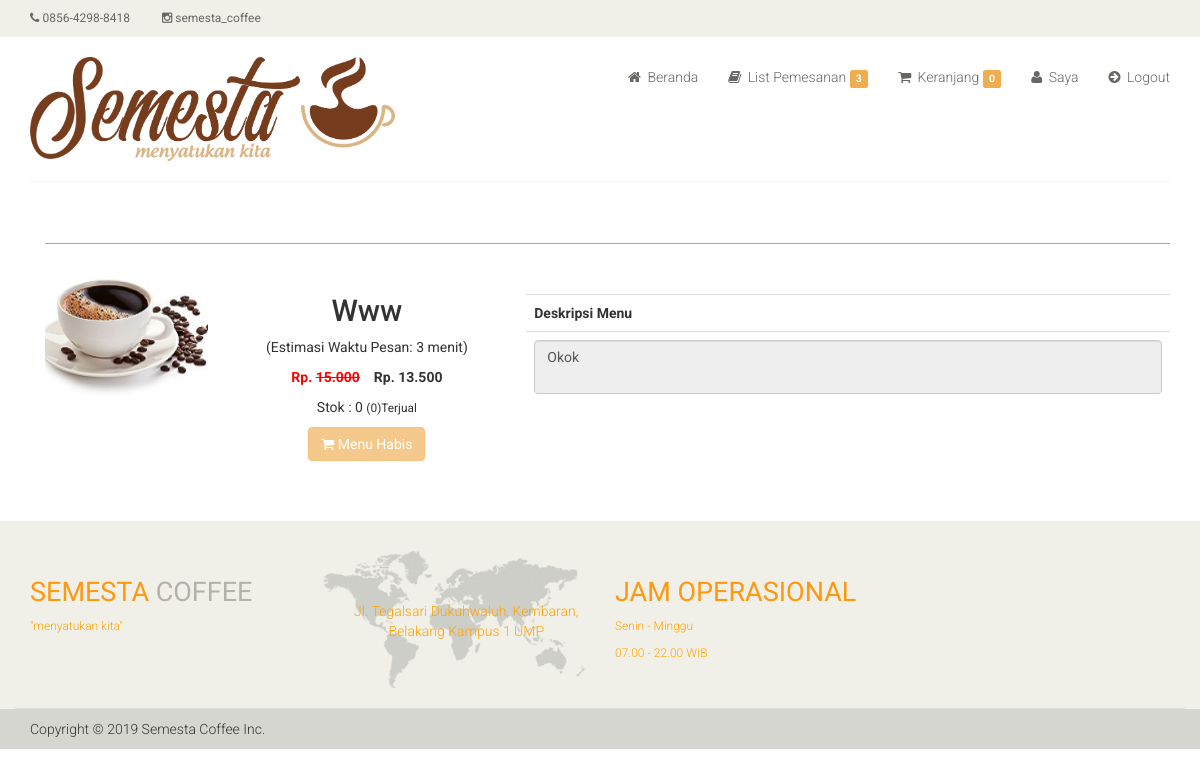
/ee11cbb19052e40b07aac0ca060c23ee/index.php?i=detail-barang&id=35 (signed in), run on an earlier commit of the app's database.
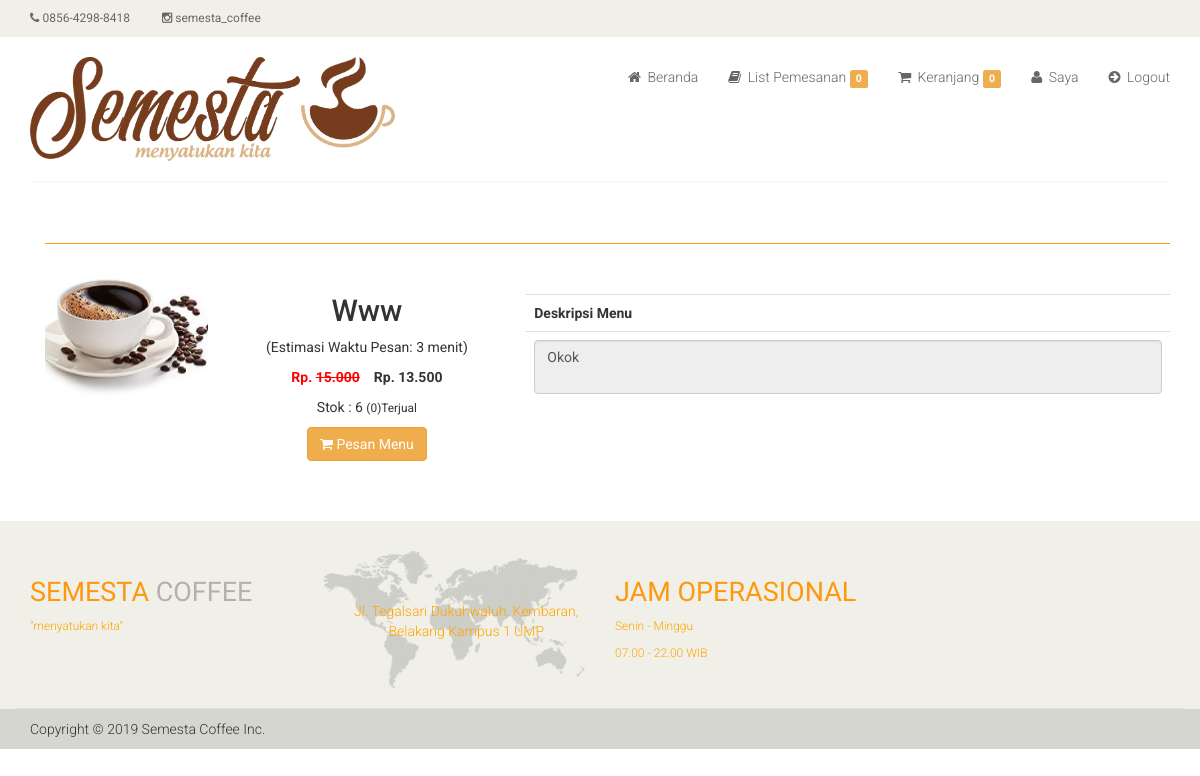
And on a later commit of the database.
### tables this page shows
CREATE TABLE `m_barang` (
  `brg_id` int(11) NOT NULL AUTO_INCREMENT,
  `judul` varchar(100) NOT NULL,
  `estimasi_menu` varchar(255) NOT NULL,
  `penerbit_id` int(11) DEFAULT NULL,
  `thn_terbit` varchar(100) DEFAULT NULL,
  `kota_terbit` varchar(100) DEFAULT NULL,
  `stok` int(11) NOT NULL,
  `jenis_id` int(11) DEFAULT NULL,
  `kategori_id` int(11) NOT NULL,
  `kategoriacc_id` int(11) DEFAULT NULL,
  `penulis_id` int(11) DEFAULT NULL,
  `harga_beli` int(11) NOT NULL,
  `harga_jual` int(11) NOT NULL,
  `jml_terjual` int(11) NOT NULL,
  `diskon` double(8,2) NOT NULL,
  `berat` double(8,2) DEFAULT NULL,
  `jml_halaman` int(11) DEFAULT NULL,
  `image` varchar(100) NOT NULL,
  `deskripsi` varchar(1000) NOT NULL,
  PRIMARY KEY (`brg_id`)
);

### functions.php (called while the page is built, shortened)
<?php
function getRealIpAddr()
{
    if (!empty($_SERVER['HTTP_CLIENT_IP'])) {
        $ip = $_SERVER['HTTP_CLIENT_IP'];
    } elseif (!empty($_SERVER['HTTP_X_FORWARDED_FOR'])) {
        $ip = $_SERVER['HTTP_X_FORWARDED_FOR'];
    } else {
        $ip = $_SERVER['REMOTE_ADDR'];
    }
    return $ip;
}

### ee11cbb19052e40b07aac0ca060c23ee/dtl_barang.php (the view, shortened to what the changed rows need)
<section>
	<div class="container">
		<div class="row">
			<?php
			$sbuku = mysqli_query($koneksi, "SELECT * FROM m_barang a
								  			 LEFT OUTER JOIN l_kategori b on a.kategori_id = b.kategori_id
								  			 LEFT OUTER JOIN l_penerbit c on a.penerbit_id = c.penerbit_id
								  			 LEFT OUTER JOIN l_penulis d on a.penulis_id = d.penulis_id
											 WHERE brg_id = '$_GET[id]'");
			$hbuku = mysqli_fetch_array($sbuku);
			?>
			<div class="col-sm-12 padding-right">
				<div class="category-tab">
					<div class="col-sm-12">
						<ul class="nav nav-tabs">
						</ul>
					</div>
					<div class="tab-content">
						<div class="tab-pane fade active in">
							<div class="col-sm-2">
								<div class="">
									<div class="single-products">
										<div class="productinfo text-right">
											<img class="img img-responsive" src="../<?php echo md5('admin') ?>/dist/img/buku/<?php echo $hbuku['image'] ?>" style="align-content: center;" />
										</div>
									</div>
								</div>
							</div>
							<div class="col-sm-3">
								<div class="">
									<div class="single-products">
										<div class="text-center">
											<h2><?php echo $hbuku['judul'] ?></h2>
											<p>(Estimasi Waktu Pesan: <?php echo $hbuku['estimasi_menu'] ?> menit)</p>
											<?php
											$diskon = $hbuku['diskon'] / 100;
											if ($diskon > 0) {
												$harga = $hbuku['harga_jual'] * $diskon;
												$hrg = $hbuku['harga_jual'] - $harga;
												?>
												<font style="color:red"><b>Rp. <strike><?php echo number_format($hbuku['harga_jual'], 0, ",", ".") ?></strike></b></font>
												<font>&nbsp;&nbsp;</font>
												<font><b> Rp. <?php echo number_format($hrg, 0, ",", ".") ?></b></font>
											<?php
											} else {
												?>
												<p><b>Rp. <?php echo number_format($hbuku['harga_jual'], 0, ",", ".") ?></b></p>
											<?php
											}
											?>
											<p>Stok : <?php echo $hbuku['stok'] ?> <small>(<?php echo $hbuku['jml_terjual'] ?>)Terjual</small></p>
											<a href="?i=<?php echo md5('beli') ?>&idbrg=<?php echo $hbuku['brg_id'] ?>" class="btn btn-warning" <?php if ($hbuku['stok'] == 0) {
																																					echo "disabled";
																																				} else {
																																					echo "";
																																				} ?>><i class="fa fa-shopping-cart"></i>
												<?php if ($hbuku['stok'] == 0) {
													echo "Menu Habis";
												} else {
													echo "Pesan Menu";
												} ?> </a>
										</div><br />
									</div>
								</div>
							</div>
							<div class="col-sm-7">
								<div class="">
									<div class="single-products">
										<div class="table-responsive">
											<table class="table">
												<tr>
													<th>Deskripsi Menu</th>
												</tr>
												<tr>
													<td>
														<textarea class="form-control" readonly><?php echo $hbuku['deskripsi'] ?></textarea>
													</td>
												</tr>
											</table>
										</div>
									</div>
								</div>
							</div>
						</div>
					</div>
				</div>
			</div>
		</div>
	</div>
</section><br /><br />

### ee11cbb19052e40b07aac0ca060c23ee/index.php (shortened to what the changed rows need)
<?php
require_once("../functions.php");
if (empty($_SESSION['id'])) {
	?>
	<script>
		// window.location = "../";
		// alert("Silahkan Login Terlebih Dahulu!!!");
		Swal.fire({
			title: 'Silahkan login dulu yaa kak,',
			animation: false,
			customClass: {
				popup: 'animated tada'
			},
			text: "",
			type: 'warning',
			showCancelButton: false,
			confirmButtonColor: '#FFA500',
			confirmButtonText: 'Yaa, login'
		}).then((result) => {
			if (result.value) {
				window.location = "../";
			}
		})
	</script>
	<?php
	} else {
		$a = mysqli_query($koneksi, "SELECT * FROM m_user WHERE user_id = '$_SESSION[id]'");
		$h = mysqli_fetch_array($a);
		if ($h['level_id'] != 2) {
			header("Location: ../login_val.php?lv=$h[level_id]");
		} else {
			?>
		<!DOCTYPE html>
		<html lang="en">
		<head>
			<link href="../css/bootstrap.min.css" rel="stylesheet">
			<link href="../css/font-awesome.min.css" rel="stylesheet">
			<link href="../css/prettyPhoto.css" rel="stylesheet">
			<link href="../css/price-range.css" rel="stylesheet">
			<link href="../css/animate.css" rel="stylesheet">
			<link href="../css/main.css" rel="stylesheet">
			<link href="../css/responsive.css" rel="stylesheet">
		</head>
		<body>
			<header id="header">
				<div class="header_top">
					<div class="container">
						<div class="row">
							<div class="col-sm-6">
								<div class="contactinfo">
									<ul class="nav nav-pills">
										<li><a href="#"><i class="fa fa-phone"></i> 0856-4298-8418</a></li>
										<li><a href="https://www.instagram.com/semesta_coffee/" target="_blank"><i class="fa fa-instagram"></i> semesta_coffee</a></li>
									</ul>
								</div>
							</div>
						</div>
					</div>
				</div>
				<div class="header-middle">
					<div class="container">
						<div class="row">
							<div class="col-sm-4">
								<div class="logo pull-left">
									<a href="?i="><img class="img img-responsive" src="../images/logo_header.png" width="390" height="95"></a>
								</div>
							</div>
							<div class="col-sm-8">
								<div class="shop-menu pull-right">
									<ul class="nav navbar-nav">
										<?php
												$sker = mysqli_query($koneksi, "SELECT * FROM t_keranjang WHERE user_id = '$_SESSION[id]' AND ip  = '" . getRealIpAddr() . "'  and pemesanan_id = 1");
												$nker = mysqli_num_rows($sker);
												$sker1 = mysqli_query($koneksi, "SELECT * FROM t_pemesanan a WHERE a.status_id < '5' AND a.user_id = '$_SESSION[id]'");
												$nker1 = mysqli_num_rows($sker1);
												?>
										<li><a href="?i=beranda"><i class="fa fa-home"></i> Beranda</a></li>
										<li><a href="?i=list_pemesanan"><i class="fa fa-book"></i> List Pemesanan
												<span class="label label-warning"><?php echo $nker1 ?></span></a></li>
										<li><a href="?i=keranjang"><i class="fa fa-shopping-cart"></i> Keranjang
												<span class="label label-warning"><?php echo $nker ?></span></a></li>
										<li><a href="?i=saya"><i class="fa fa-user"></i> Saya</a></li>
										<li><a href="../logout.php"><i class="fa  fa-arrow-circle-right"></i> Logout</a></li>
									</ul>
								</div>
							</div>
						</div>
					</div>
				</div>
				<div class="header-bottom">
					<div class="container">
						<div class="row">
							<div class="col-sm-9">
							</div>
							<div class="col-sm-3">
							</div>
						</div>
					</div>
				</div>
			</header>
			<?php
					switch ($_GET['i']) {
						case 'detail-barang':
							require_once('dtl_barang.php');
							break;
							?>
				<?php
					}
					?>
				<footer id="footer">
					<div class="footer-top">
						<div class="container">
							<div class="row">
								<div class="col-sm-3">
									<div class="companyinfo">
										<h2><span>Semesta</span> Coffee</h2>
										<p style="color: orange;">"menyatukan kita"</p>
									</div>
								</div>
								<div class="col-sm-3">
									<div class="address">
										<img src="../images/home/map.png" alt="" />
										<p style="text-align:center; color: orange;">Jl. Tegalsari Dukuhwaluh, Kembaran, Belakang Kampus 1 UMP</p>
									</div>
								</div>
								<div class="col-sm-3">
									<div class="companyinfo">
										<h2><span>Jam Operasional</span></h2>
										<p style="color: orange;">Senin - Minggu</p>
										<p style="color: orange;">07.00 - 22.00 WIB</p>
									</div>
								</div>
							</div>
						</div>
					</div>
					<div class="footer-bottom">
						<div class="container">
							<div class="row">
								<p class="pull-left">Copyright © 2019 Semesta Coffee Inc.</p>
							</div>
						</div>
					</div>
				</footer>
		</body>
		</html>
<?php
	}
}
?>

What changed in the data, as far as the page shows it:
changed m_barang "Www": stok "0" → "6"
Also different on the page:
$nker1: "3" → "0"
text no longer shown: "Menu Habis"
text now shown: "Pesan Menu"
